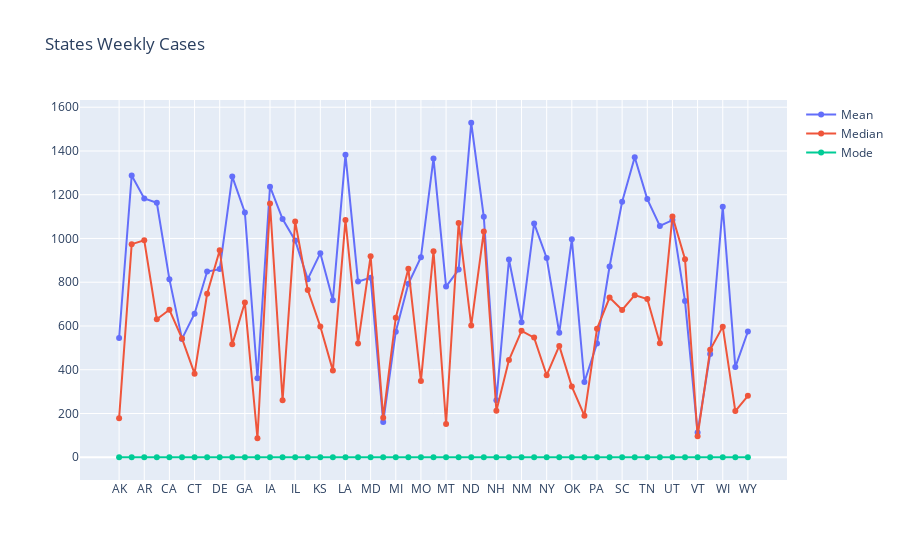

Notebook source saved alongside this figure:
### Markdown cell above
#### Plot data

### Code cell
trace0 = go.Scatter(x=USCases_results_norm['State'], y=USCases_results_norm['Mean'], 
                    name="Mean", 
                    mode="lines+markers") 
trace1 = go.Scatter(x=USCases_results_norm['State'], y=USCases_results_norm['Median'], 
                    name="Median", 
                    mode="lines+markers") 
trace2 = go.Scatter(x=USCases_results_norm['State'], y=USCases_results_norm['Mode'], 
                    name="Mode", 
                    mode="lines+markers") 
mydata = [trace0, trace1, trace2]

mylayout = go.Layout(
    title="States Weekly Cases"
)

fig = go.Figure(data=mydata, layout=mylayout)

plotly.offline.iplot(fig, filename = '')

### Figure 1 — Plotly figure (JSON) as saved in the notebook; plotly's stock layout.template omitted (floating-point values rounded to 4 significant figures)
{"data": [{"mode": "lines+markers", "name": "Mean", "type": "scatter", "x": ["AK", "AL", "AR", "AZ", "CA", "CO", "CT", "DC", "DE", "FL", "GA", "HI", "IA", "ID", "IL", "IN", "KS", "KY", "LA", "MA", "MD", "ME", "MI", "MN", "MO", "MS", "MT", "NC", "ND", "NE", "NH", "NJ", "NM", "NV", "NY", "OH", "OK", "OR", "PA", "RI", "SC", "SD", "TN", "TX", "UT", "VA", "VT", "WA", "WI", "WV", "WY"], "y": [545, 1288, 1183, 1163, 814, 541, 656, 849, 860, 1283, 1119, 361, 1237, 1089, 991, 814, 933, 718, 1383, 803, 821, 161, 574, 793, 914, 1366, 780, 858, 1529, 1099, 260, 904, 617, 1069, 911, 569, 997, 344, 520, 872, 1168, 1371, 1180, 1057, 1084, 714, 113, 472, 1145, 412, 575]}, {"mode": "lines+markers", "name": "Median", "type": "scatter", "x": ["AK", "AL", "AR", "AZ", "CA", "CO", "CT", "DC", "DE", "FL", "GA", "HI", "IA", "ID", "IL", "IN", "KS", "KY", "LA", "MA", "MD", "ME", "MI", "MN", "MO", "MS", "MT", "NC", "ND", "NE", "NH", "NJ", "NM", "NV", "NY", "OH", "OK", "OR", "PA", "RI", "SC", "SD", "TN", "TX", "UT", "VA", "VT", "WA", "WI", "WV", "WY"], "y": [178, 974, 992, 631, 674, 543, 382, 747, 946, 516, 707, 87, 1160, 260, 1078, 765, 598, 396, 1084, 520, 919, 181, 638, 862, 348, 942, 152, 1071, 602, 1032, 213, 444, 578, 547, 375, 509, 323, 190, 587, 730, 673, 741, 723, 521, 1101, 905, 96, 491, 597, 211, 281]}, {"mode": "lines+markers", "name": "Mode", "type": "scatter", "x": ["AK", "AL", "AR", "AZ", "CA", "CO", "CT", "DC", "DE", "FL", "GA", "HI", "IA", "ID", "IL", "IN", "KS", "KY", "LA", "MA", "MD", "ME", "MI", "MN", "MO", "MS", "MT", "NC", "ND", "NE", "NH", "NJ", "NM", "NV", "NY", "OH", "OK", "OR", "PA", "RI", "SC", "SD", "TN", "TX", "UT", "VA", "VT", "WA", "WI", "WV", "WY"], "y": [0, 0, 0, 0, 0, 0, 0, 0, 0, 0, 0, 0, 0, 0, 0, 0, 0, 0, 0, 0, 0, 0, 0, 0, 0, 0, 0, 0, 0, 0, 0, 0, 0, 0, 0, 0, 0, 0, 0, 0, 0, 0, 0, 0, 0, 0, 0, 0, 0, 0, 0]}], "layout": {"title": {"text": "States Weekly Cases"}}}
